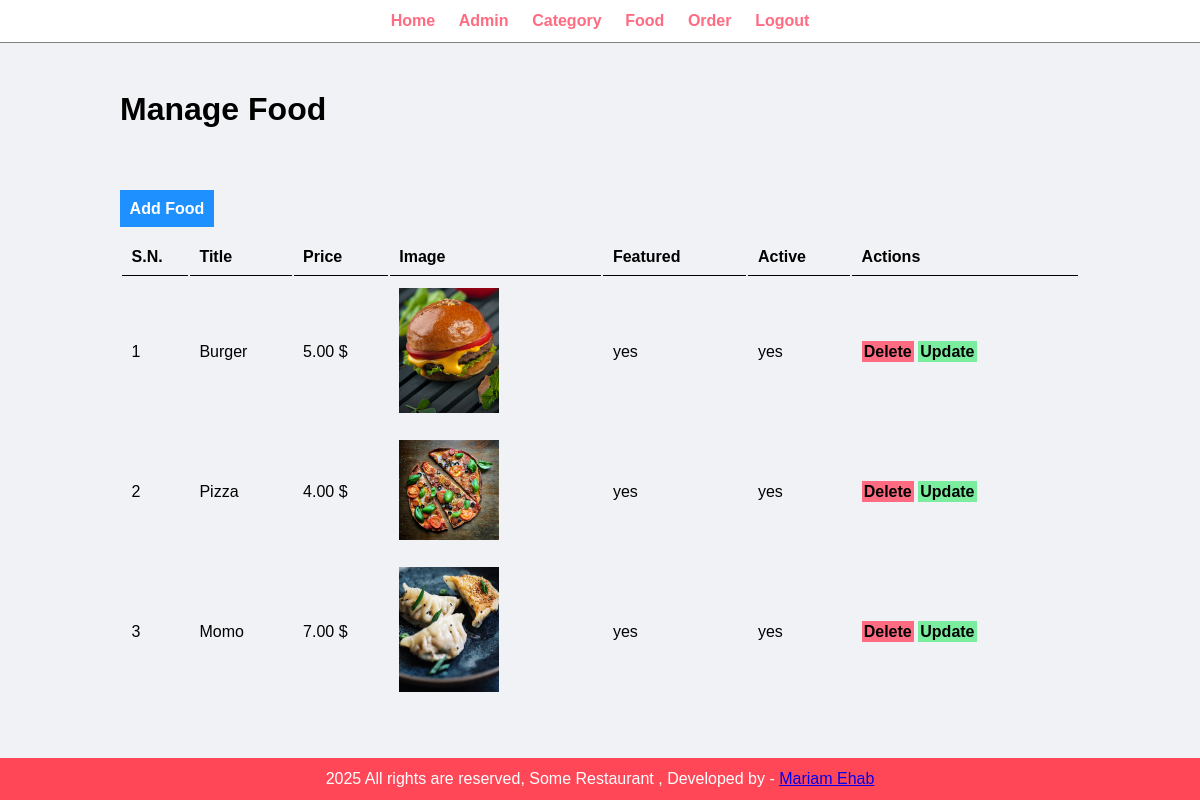
The app's page /admin/manage-food.php (signed in) with its own data.
### tables this page shows
CREATE TABLE `food` (
  `id` int(10) UNSIGNED NOT NULL,
  `title` varchar(100) NOT NULL,
  `description` text NOT NULL,
  `price` decimal(10,2) NOT NULL,
  `image_name` varchar(255) NOT NULL,
  `category_id` int(11) NOT NULL,
  `featured` varchar(10) NOT NULL,
  `active` varchar(10) NOT NULL
);

### admin/manage-food.php (the view, shortened to what this page needs)
<?php require 'partials/menu.php'; ?>
<div class="main-content">
    <div class="warpper">
        <h1>Manage Food</h1>
        <br><br>
        <br><br>
        <a href="<?php echo SITEURL.'admin/add-food.php'?>" class="btn-primary">Add Food</a>
        <br><br>
        <table class="tbl-full">
            <tr>
                <th>S.N.</th>
                <th>Title</th>
                <th>Price</th>
                <th>Image</th>
                <th>Featured</th>
                <th>Active</th>
                <th>Actions</th>
            </tr>
            <?php
            $sql="SELECT * FROM food";
            $result=mysqli_query($connect,$sql);
            $count=mysqli_num_rows($result);
            if($count> 0){
                $inc=1;
            while($row=mysqli_fetch_array($result)){
                $id=$row["id"];
                $image_name=$row["image_name"];
             ?>
            <tr>
                <td><?php echo $inc++?></td>
                <td><?php echo $row['title']?></td>
                <td><?php echo $row['price'] ." $"?></td>
                <td>
                <?php if ($row['image_name'] != "") {
                                ?>
                                <img src="<?php echo SITEURL ?>images/food/<?php echo $image_name ?>" width="100px"
                                    alt="">
                                <?php
                            } else {
                                echo "<div class='error'>Image Not Added</div>";
                            }
                            ?>
                </td>
                <td><?php echo $row['featured'] ?></td>
                <td><?php echo $row['active'] ?></td>
                <td> <a href="<?php echo SITEURL."admin/delete-food.php?id=$id&image_name=$image_name"?>" class="btn-danger">Delete</a> <a href="<?php echo SITEURL."admin/update-food.php?id=$id&image_name=$image_name"?>" class="btn-secondary">Update</a></td>
            </tr>
            <?php
            }
            }
            ?>
        </table>
    </div>
</div>
<?php require 'partials/footer.php'; ?>

### css/admin.css (style rules this page uses)
:root { --main-color: #ff4757; }
* { margin: 0 0; padding: 0 0; font-family: Arial, Helvetica, sans-serif; }
.warpper { padding: 1%; width:80%; margin:0 auto; }
.tbl-full { width:100%; }
table tr th { border-bottom: 1px solid black; padding: 1%; text-align: left; }
table tr td { padding: 1%; }
.btn-primary { background-color: #1e90ff; padding: 1%; text-decoration: none; color: white; font-weight: bold; }
.btn-secondary { background-color: #7bed9f; padding: 1%; text-decoration: none; color: black; font-weight: bold; }
.btn-danger { background-color: #ff6b81; padding: 1%; text-decoration: none; color: black; font-weight: bold; }
.main-content { background-color: #f1f2f6; padding: 3% 0; }

### records on screen
food: title "Burger", price "5.00", image_name (picture), featured "yes", active "yes"
food: title "Pizza", price "4.00", image_name (picture), featured "yes", active "yes"
food: title "Momo", price "7.00", image_name (picture), featured "yes", active "yes"
